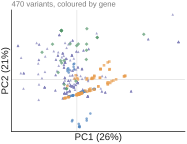

Here is the Python script that generated this plot:
"""Figure 1d (inset) - Variants placed in a shared protein-feature space.

Data-direct companion to the (AI-drawn) Figure 1d schematic. It shows the 470
real variants embedded by PCA of the 6-dimensional biophysical theta vector,
coloured by gene, to make concrete that variants from different genes share one
feature space (which is what enables held-out variant prediction). No result is
implied; this is a representation cartoon.

Source (committed): data/allele_perturb_bench.csv, theta columns
  d_hydro, d_vol, d_charge, fold_core, cat_switch, is_hotspot
(standardised again before PCA so all 6 dims contribute comparably).

Run:  python fig1d_theta_pca.py
Out:  fig1d_theta_pca.pdf (+ .png preview)
"""
from __future__ import annotations

import os
import sys

import numpy as np
from sklearn.decomposition import PCA
from sklearn.preprocessing import StandardScaler

sys.path.insert(0, os.path.dirname(os.path.dirname(os.path.abspath(__file__))))
import nm_style as S

THETA_COLS = ["d_hydro", "d_vol", "d_charge", "fold_core", "cat_switch", "is_hotspot"]


def main() -> None:
    S.apply_rcparams()
    df = S.load_bench(exclude_wt=True)

    X = StandardScaler().fit_transform(df[THETA_COLS].to_numpy(float))
    pca = PCA(n_components=2, random_state=0).fit(X)
    Z = pca.transform(X)
    ev = pca.explained_variance_ratio_ * 100

    # aspect is equal because PC1 and PC2 carry comparable variance (26% / 21%),
    # so a unit of PC1 must be a unit of PC2 on the page; limits are padded by
    # 4% of the data range, which also removes the empty margin of the old
    # square panel.
    pad = 0.04
    xr = float(np.ptp(Z[:, 0]))
    yr = float(np.ptp(Z[:, 1]))
    xlim = (Z[:, 0].min() - pad * xr, Z[:, 0].max() + pad * xr)
    ylim = (Z[:, 1].min() - pad * yr, Z[:, 1].max() + pad * yr)
    w_mm = 57.4
    h_mm = w_mm * (ylim[1] - ylim[0]) / (xlim[1] - xlim[0])

    fig, ax = S.panel(w_mm, h_mm)
    # draw the most numerous gene first so the smaller sets are not buried; this
    # changes only paint order, not a single plotted coordinate
    order = sorted(S.GENE_ORDER, key=lambda g: -(df.gene == g).sum())
    for gene in order:
        m = (df.gene == gene).to_numpy()
        # marker shape repeats the gene, which hue alone cannot carry in
        # greyscale or under deuteranopia (nm_style.GENE_MARKERS)
        ax.scatter(Z[m, 0], Z[m, 1], s=3.5, color=S.GENE_COLORS[gene], alpha=0.7,
                   marker=S.GENE_MARKERS[gene], linewidths=0,
                   label=gene)  # vector: 470 points, no rasterization

    ax.set_xlabel(f"PC1 ({ev[0]:.0f}%)", labelpad=1)
    ax.set_ylabel(f"PC2 ({ev[1]:.0f}%)", labelpad=1)
    ax.set_xticks([])
    ax.set_yticks([])
    ax.set_xlim(*xlim)
    ax.set_ylim(*ylim)
    ax.set_aspect("equal", adjustable="box")
    S.despine(ax, keep=("left", "bottom"))
    ax.axhline(0, color=S.LIGHT_GREY, lw=0.4, zorder=0)
    ax.axvline(0, color=S.LIGHT_GREY, lw=0.4, zorder=0)
    # No gene legend here. Gene colours are direct-labelled by the track titles
    # of panel b and the tick labels of panel c; Figure 1 carries ONE gene key,
    # not one per panel.
    ax.text(0.0, 1.015, f"{len(df)} variants, coloured by gene",
            transform=ax.transAxes, ha="left", va="bottom", fontsize=5.5,
            color=S.GREY)

    S.save(fig, "fig1d_theta_pca")
    print("explained variance %:", np.round(ev, 1), " n variants:", len(df))


if __name__ == "__main__":
    main()
